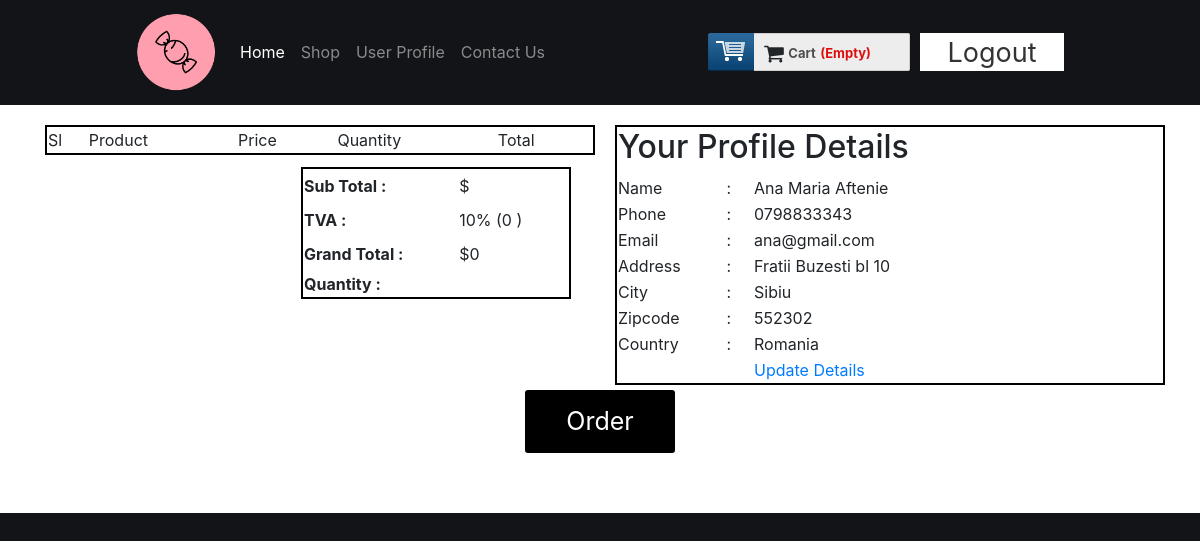
/paymentatdelivery.php (signed in), run on the app's committed database.
### tables this page shows
CREATE TABLE `customer` (
  `id` int(11) NOT NULL,
  `name` varchar(255) NOT NULL,
  `address` varchar(255) NOT NULL,
  `city` varchar(50) NOT NULL,
  `country` varchar(50) NOT NULL,
  `zip` varchar(20) NOT NULL,
  `phone` varchar(20) NOT NULL,
  `email` varchar(255) NOT NULL,
  `pass` varchar(40) NOT NULL
);

### classes/Customer.php (called while the page is built, shortened)
<?php
$filepath = realpath(dirname(__FILE__));
include_once($filepath . '/../lib/database.php');
?>
<?php
class Customer
{
  private $database;
  public  function __construct()
  {
    $this->database   = new Database();
  }
  public function getCustomerData($id)
  {
    $query = "SELECT * FROM customer WHERE id ='$id' ";
    $result = $this->database->select($query);
    return $result;
  }
}
?>

### lib/database.php (called while the page is built, shortened)
<?php
class database{
    public $host= "localhost";
    public $user= "root";
    public $pass= "";
    public $databaseName= "shop";
    public $conn;
    private function connectToDatabase(){
        $this->conn = new mysqli($this->host, $this->user, $this->pass, $this->databaseName);
}
    public function Select($query)
    {
        $result= $this->conn->query($query) or die($this->conn->error.__LINE__);
        if($result->num_rows > 0 )
        {
            return $result;
        }
        else return false;
    }
}
?>

### lib/session.php (called while the page is built, shortened)
<?php
class Session{
    public static function get($key){
        if(isset($_SESSION[$key]))
        {
            return $_SESSION[$key];
        }
        else return false;
    }
}
?>

### paymentatdelivery.php (the view, shortened to what this page needs)
<?php include 'inc/header.php'; ?>
<div class="main">
    <div class="content-white">
        <div class="container">
            <div class="row">
                <div class="col-6">
                    <table class="table-profile">
                        <tr>
                            <td>Sl</td>
                            <td>Product</td>
                            <td>Price</td>
                            <td>Quantity</td>
                            <td>Total</td>
                        </tr>
                    </table>
                    <table class="table-amount">
                        <tr>
                            <th>Sub Total : </th>
                            <td>$ <?php echo $sum;  ?></td>
                        </tr>
                        <tr>
                            <th>TVA : </th>
                            <td>
                                10% (<?php echo $vat = $sum * 0.1; ?> )
                            </td>
                        </tr>
                        <tr>
                            <th>Grand Total :</th>
                            <td>$<?php
                                    $vat = $sum * 0.1;
                                    $gtotal = $sum + $vat;
                                    echo $gtotal;
                                    ?> </td>
                        </tr>
                        <tr>
                            <th>Quantity :</th>
                            <td> <?php echo $qty; ?></td>
                        </tr>
                    </table>
                </div>
                <div class="col-6">
                    <?php
                    $id = Session::get('customerId');
                    $getdata = $customer->getCustomerData($id);
                    if ($getdata) {
                        while ($result = $getdata->fetch_assoc()) {
                    ?>
                            <table class="table-profile">
                                <tr>
                                    <td colspan="3">
                                        <h2> Your Profile Details </h2>
                                    </td>
                                </tr>
                                <tr>
                                    <td width="20%"> Name </td>
                                    <td width="5%"> : </td>
                                    <td> <?php echo $result['name']; ?> </td>
                                </tr>
                                <tr>
                                    <td> Phone </td>
                                    <td> : </td>
                                    <td> <?php echo $result['phone']; ?> </td>
                                </tr>
                                <tr>
                                    <td> Email </td>
                                    <td> : </td>
                                    <td> <?php echo $result['email']; ?> </td>
                                </tr>
                                <tr>
                                    <td> Address </td>
                                    <td> : </td>
                                    <td> <?php echo $result['address']; ?> </td>
                                </tr>
                                <tr>
                                    <td> City </td>
                                    <td> : </td>
                                    <td><?php echo $result['city']; ?> </td>
                                </tr>
                                <tr>
                                    <td> Zipcode </td>
                                    <td> : </td>
                                    <td> <?php echo $result['zip']; ?> </td>
                                </tr>
                                <tr>
                                    <td> Country </td>
                                    <td> : </td>
                                    <td> <?php echo $result['country']; ?> </td>
                                </tr>
                                <tr>
                                    <td> </td>
                                    <td> </td>
                                    <td><a href="editUSERprofile.php"> Update Details </a> </td>
                                </tr>
                            </table>
                    <?php   }
                    }  ?>
                </div>
            </div>
        </div>
        <div class="ordernow"> <a href="?orderid=order" class="btn bnt-dark"> Order </a></div>
    </div>
</div>

### css/meu.css (style rules this page uses)
body { font-size: 1em; background-color: #131418 !important; color: #ffffff; }
.content-white { padding: 20px 0; background: #fff; }
.table-profile { width: 550px; margin: 0 auto; border: 2px solid black; }
.table-profile tr td { text-align: justify; }
.table-amount { float: right; text-align: left; width: 50%; border: 2px solid black; margin-right: 14px; margin-top: 12px; }
.table-amount tr td { text-align: justify; padding: 5px 10px; }
.ordernow a { width: 150px; margin: 5px auto 0; padding: 1% 0; text-align: center; display: block; background: black; color: #fff; border-radius: 3px; font-size: 25px; margin-bottom: 40px; }

### data on the page
customer: name "Ana Maria Aftenie", phone "0798833343", email "ana@gmail.com", address "Fratii Buzesti bl 10", city "Sibiu", zip "552302", country "Romania"

### other printed values
$vat = $sum * 0.1 "0"
$gtotal "0"
